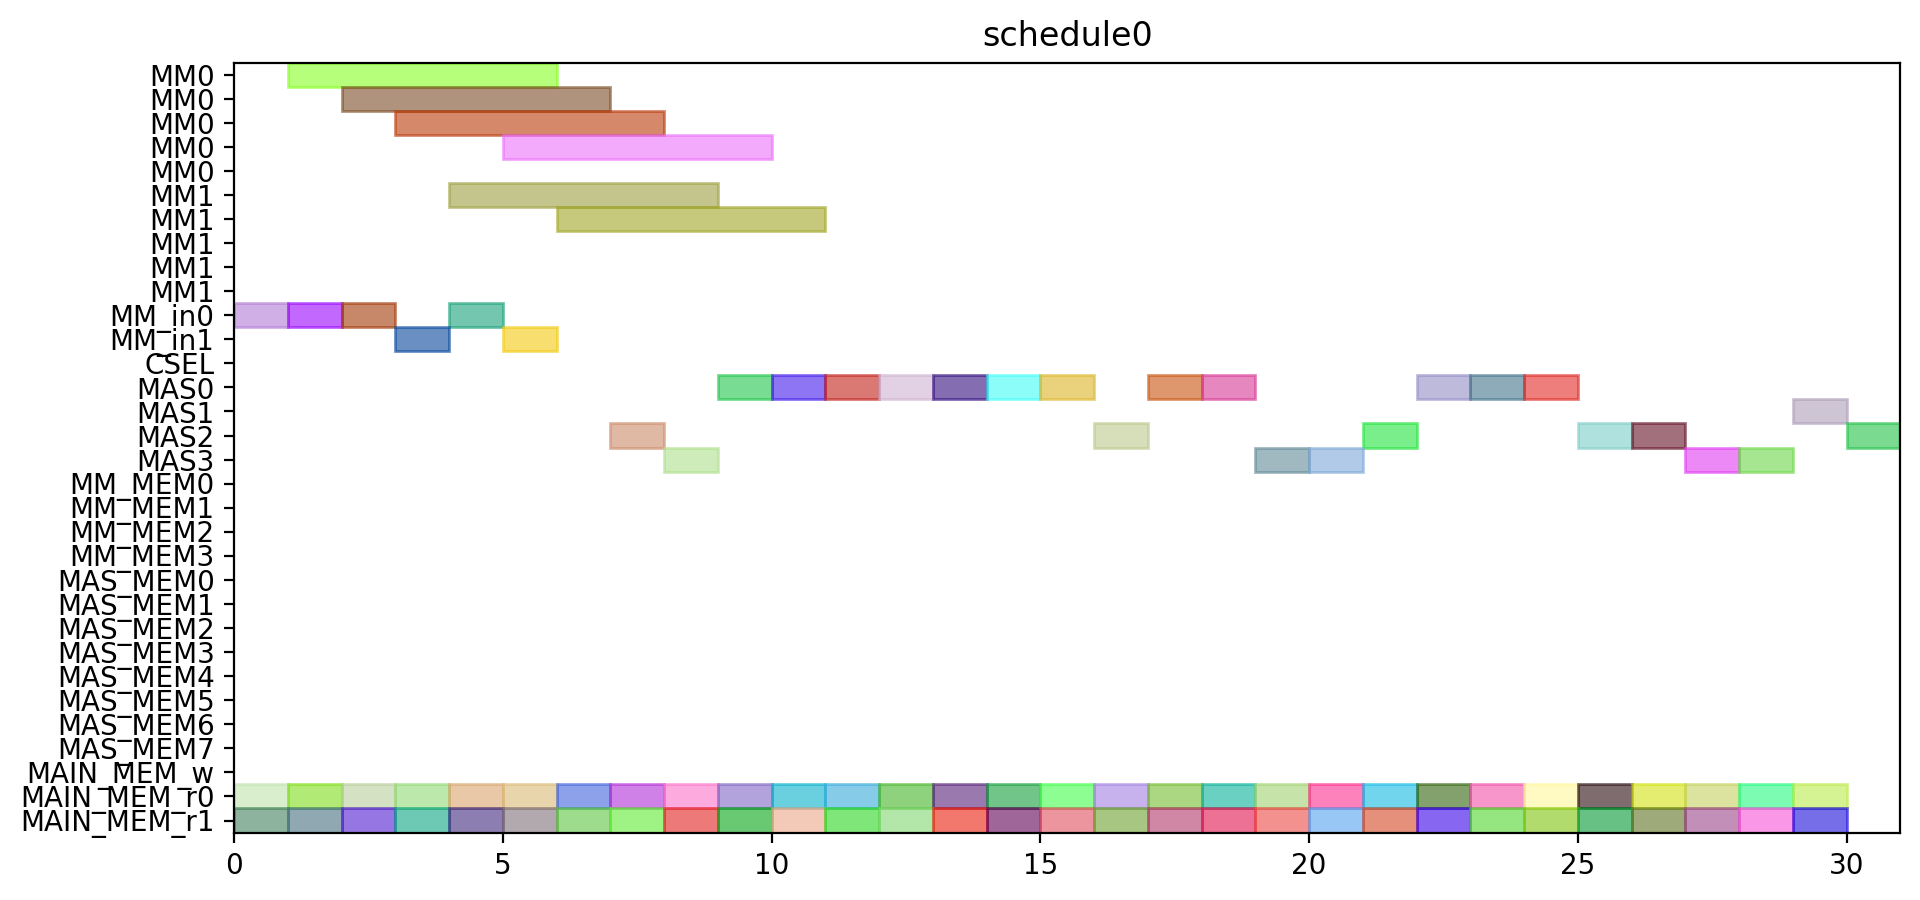

Write Python code to recreate this figure.
from pyschedule import Scenario, solvers, plotters, alt


def solve():
	horizon = 120
	S = Scenario("schedule0", horizon=horizon)

	# resource
	MM = S.Resources('MM', num=2, size=5)
	MM_in = S.Resources('MM_in', num=2)
	CSEL = S.Resource('CSEL')
	MAS = S.Resources('MAS', num=4, size=1, periods=range(1, horizon))
	MM_MEM = S.Resources('MM_MEM', num=4)
	MAS_MEM = S.Resources('MAS_MEM', num=8)
	MAIN_MEM_w = S.Resource('MAIN_MEM_w', size=1)
	MAIN_MEM_r = S.Resources('MAIN_MEM_r', num=2)

	# result of previous scheduling

	# new tasks
	c_t0_a1_0 = S.Task('c_t0_a1_0', length=1, delay_cost=1)
	c_t0_a1_0 += alt(MAS)
	c_t0_a1_0_mem0 = S.Task('c_t0_a1_0_mem0', length=1, delay_cost=1)
	c_t0_a1_0_mem0 += MAIN_MEM_r[0]
	S += c_t0_a1_0_mem0 <= c_t0_a1_0

	c_t0_a1_0_mem1 = S.Task('c_t0_a1_0_mem1', length=1, delay_cost=1)
	c_t0_a1_0_mem1 += MAIN_MEM_r[1]
	S += c_t0_a1_0_mem1 <= c_t0_a1_0

	c_t0_a1_1 = S.Task('c_t0_a1_1', length=1, delay_cost=1)
	c_t0_a1_1 += alt(MAS)
	c_t0_a1_1_mem0 = S.Task('c_t0_a1_1_mem0', length=1, delay_cost=1)
	c_t0_a1_1_mem0 += MAIN_MEM_r[0]
	S += c_t0_a1_1_mem0 <= c_t0_a1_1

	c_t0_a1_1_mem1 = S.Task('c_t0_a1_1_mem1', length=1, delay_cost=1)
	c_t0_a1_1_mem1 += MAIN_MEM_r[1]
	S += c_t0_a1_1_mem1 <= c_t0_a1_1

	c_t0_t10 = S.Task('c_t0_t10', length=1, delay_cost=1)
	c_t0_t10 += alt(MAS)
	c_t0_t10_mem0 = S.Task('c_t0_t10_mem0', length=1, delay_cost=1)
	c_t0_t10_mem0 += MAIN_MEM_r[0]
	S += c_t0_t10_mem0 <= c_t0_t10

	c_t0_t10_mem1 = S.Task('c_t0_t10_mem1', length=1, delay_cost=1)
	c_t0_t10_mem1 += MAIN_MEM_r[1]
	S += c_t0_t10_mem1 <= c_t0_t10

	c_t0_t11 = S.Task('c_t0_t11', length=1, delay_cost=1)
	c_t0_t11 += alt(MAS)
	c_t0_t11_mem0 = S.Task('c_t0_t11_mem0', length=1, delay_cost=1)
	c_t0_t11_mem0 += MAIN_MEM_r[0]
	S += c_t0_t11_mem0 <= c_t0_t11

	c_t0_t11_mem1 = S.Task('c_t0_t11_mem1', length=1, delay_cost=1)
	c_t0_t11_mem1 += MAIN_MEM_r[1]
	S += c_t0_t11_mem1 <= c_t0_t11

	c_t0_t3_t0 = S.Task('c_t0_t3_t0', length=5, delay_cost=1)
	c_t0_t3_t0 += alt(MM)
	c_t0_t3_t0_in = S.Task('c_t0_t3_t0_in', length=1, delay_cost=1)
	c_t0_t3_t0_in += alt(MM_in)
	S += c_t0_t3_t0_in*MM_in[0]<=c_t0_t3_t0*MM[0]
	S += c_t0_t3_t0_in*MM_in[1]<=c_t0_t3_t0*MM[1]
	c_t0_t3_t0_mem0 = S.Task('c_t0_t3_t0_mem0', length=1, delay_cost=1)
	c_t0_t3_t0_mem0 += MAIN_MEM_r[0]
	S += c_t0_t3_t0_mem0 <= c_t0_t3_t0

	c_t0_t3_t0_mem1 = S.Task('c_t0_t3_t0_mem1', length=1, delay_cost=1)
	c_t0_t3_t0_mem1 += MAIN_MEM_r[1]
	S += c_t0_t3_t0_mem1 <= c_t0_t3_t0

	c_t0_t3_t1 = S.Task('c_t0_t3_t1', length=5, delay_cost=1)
	c_t0_t3_t1 += alt(MM)
	c_t0_t3_t1_in = S.Task('c_t0_t3_t1_in', length=1, delay_cost=1)
	c_t0_t3_t1_in += alt(MM_in)
	S += c_t0_t3_t1_in*MM_in[0]<=c_t0_t3_t1*MM[0]
	S += c_t0_t3_t1_in*MM_in[1]<=c_t0_t3_t1*MM[1]
	c_t0_t3_t1_mem0 = S.Task('c_t0_t3_t1_mem0', length=1, delay_cost=1)
	c_t0_t3_t1_mem0 += MAIN_MEM_r[0]
	S += c_t0_t3_t1_mem0 <= c_t0_t3_t1

	c_t0_t3_t1_mem1 = S.Task('c_t0_t3_t1_mem1', length=1, delay_cost=1)
	c_t0_t3_t1_mem1 += MAIN_MEM_r[1]
	S += c_t0_t3_t1_mem1 <= c_t0_t3_t1

	c_t0_t3_t2 = S.Task('c_t0_t3_t2', length=1, delay_cost=1)
	c_t0_t3_t2 += alt(MAS)
	c_t0_t3_t2_mem0 = S.Task('c_t0_t3_t2_mem0', length=1, delay_cost=1)
	c_t0_t3_t2_mem0 += MAIN_MEM_r[0]
	S += c_t0_t3_t2_mem0 <= c_t0_t3_t2

	c_t0_t3_t2_mem1 = S.Task('c_t0_t3_t2_mem1', length=1, delay_cost=1)
	c_t0_t3_t2_mem1 += MAIN_MEM_r[1]
	S += c_t0_t3_t2_mem1 <= c_t0_t3_t2

	c_t0_t3_t3 = S.Task('c_t0_t3_t3', length=1, delay_cost=1)
	c_t0_t3_t3 += alt(MAS)
	c_t0_t3_t3_mem0 = S.Task('c_t0_t3_t3_mem0', length=1, delay_cost=1)
	c_t0_t3_t3_mem0 += MAIN_MEM_r[0]
	S += c_t0_t3_t3_mem0 <= c_t0_t3_t3

	c_t0_t3_t3_mem1 = S.Task('c_t0_t3_t3_mem1', length=1, delay_cost=1)
	c_t0_t3_t3_mem1 += MAIN_MEM_r[1]
	S += c_t0_t3_t3_mem1 <= c_t0_t3_t3

	c_t1_a1_0 = S.Task('c_t1_a1_0', length=1, delay_cost=1)
	c_t1_a1_0 += alt(MAS)
	c_t1_a1_0_mem0 = S.Task('c_t1_a1_0_mem0', length=1, delay_cost=1)
	c_t1_a1_0_mem0 += MAIN_MEM_r[0]
	S += c_t1_a1_0_mem0 <= c_t1_a1_0

	c_t1_a1_0_mem1 = S.Task('c_t1_a1_0_mem1', length=1, delay_cost=1)
	c_t1_a1_0_mem1 += MAIN_MEM_r[1]
	S += c_t1_a1_0_mem1 <= c_t1_a1_0

	c_t1_a1_1 = S.Task('c_t1_a1_1', length=1, delay_cost=1)
	c_t1_a1_1 += alt(MAS)
	c_t1_a1_1_mem0 = S.Task('c_t1_a1_1_mem0', length=1, delay_cost=1)
	c_t1_a1_1_mem0 += MAIN_MEM_r[0]
	S += c_t1_a1_1_mem0 <= c_t1_a1_1

	c_t1_a1_1_mem1 = S.Task('c_t1_a1_1_mem1', length=1, delay_cost=1)
	c_t1_a1_1_mem1 += MAIN_MEM_r[1]
	S += c_t1_a1_1_mem1 <= c_t1_a1_1

	c_t1_t10 = S.Task('c_t1_t10', length=1, delay_cost=1)
	c_t1_t10 += alt(MAS)
	c_t1_t10_mem0 = S.Task('c_t1_t10_mem0', length=1, delay_cost=1)
	c_t1_t10_mem0 += MAIN_MEM_r[0]
	S += c_t1_t10_mem0 <= c_t1_t10

	c_t1_t10_mem1 = S.Task('c_t1_t10_mem1', length=1, delay_cost=1)
	c_t1_t10_mem1 += MAIN_MEM_r[1]
	S += c_t1_t10_mem1 <= c_t1_t10

	c_t1_t11 = S.Task('c_t1_t11', length=1, delay_cost=1)
	c_t1_t11 += alt(MAS)
	c_t1_t11_mem0 = S.Task('c_t1_t11_mem0', length=1, delay_cost=1)
	c_t1_t11_mem0 += MAIN_MEM_r[0]
	S += c_t1_t11_mem0 <= c_t1_t11

	c_t1_t11_mem1 = S.Task('c_t1_t11_mem1', length=1, delay_cost=1)
	c_t1_t11_mem1 += MAIN_MEM_r[1]
	S += c_t1_t11_mem1 <= c_t1_t11

	c_t1_t3_t0 = S.Task('c_t1_t3_t0', length=5, delay_cost=1)
	c_t1_t3_t0 += alt(MM)
	c_t1_t3_t0_in = S.Task('c_t1_t3_t0_in', length=1, delay_cost=1)
	c_t1_t3_t0_in += alt(MM_in)
	S += c_t1_t3_t0_in*MM_in[0]<=c_t1_t3_t0*MM[0]
	S += c_t1_t3_t0_in*MM_in[1]<=c_t1_t3_t0*MM[1]
	c_t1_t3_t0_mem0 = S.Task('c_t1_t3_t0_mem0', length=1, delay_cost=1)
	c_t1_t3_t0_mem0 += MAIN_MEM_r[0]
	S += c_t1_t3_t0_mem0 <= c_t1_t3_t0

	c_t1_t3_t0_mem1 = S.Task('c_t1_t3_t0_mem1', length=1, delay_cost=1)
	c_t1_t3_t0_mem1 += MAIN_MEM_r[1]
	S += c_t1_t3_t0_mem1 <= c_t1_t3_t0

	c_t1_t3_t1 = S.Task('c_t1_t3_t1', length=5, delay_cost=1)
	c_t1_t3_t1 += alt(MM)
	c_t1_t3_t1_in = S.Task('c_t1_t3_t1_in', length=1, delay_cost=1)
	c_t1_t3_t1_in += alt(MM_in)
	S += c_t1_t3_t1_in*MM_in[0]<=c_t1_t3_t1*MM[0]
	S += c_t1_t3_t1_in*MM_in[1]<=c_t1_t3_t1*MM[1]
	c_t1_t3_t1_mem0 = S.Task('c_t1_t3_t1_mem0', length=1, delay_cost=1)
	c_t1_t3_t1_mem0 += MAIN_MEM_r[0]
	S += c_t1_t3_t1_mem0 <= c_t1_t3_t1

	c_t1_t3_t1_mem1 = S.Task('c_t1_t3_t1_mem1', length=1, delay_cost=1)
	c_t1_t3_t1_mem1 += MAIN_MEM_r[1]
	S += c_t1_t3_t1_mem1 <= c_t1_t3_t1

	c_t1_t3_t2 = S.Task('c_t1_t3_t2', length=1, delay_cost=1)
	c_t1_t3_t2 += alt(MAS)
	c_t1_t3_t2_mem0 = S.Task('c_t1_t3_t2_mem0', length=1, delay_cost=1)
	c_t1_t3_t2_mem0 += MAIN_MEM_r[0]
	S += c_t1_t3_t2_mem0 <= c_t1_t3_t2

	c_t1_t3_t2_mem1 = S.Task('c_t1_t3_t2_mem1', length=1, delay_cost=1)
	c_t1_t3_t2_mem1 += MAIN_MEM_r[1]
	S += c_t1_t3_t2_mem1 <= c_t1_t3_t2

	c_t1_t3_t3 = S.Task('c_t1_t3_t3', length=1, delay_cost=1)
	c_t1_t3_t3 += alt(MAS)
	c_t1_t3_t3_mem0 = S.Task('c_t1_t3_t3_mem0', length=1, delay_cost=1)
	c_t1_t3_t3_mem0 += MAIN_MEM_r[0]
	S += c_t1_t3_t3_mem0 <= c_t1_t3_t3

	c_t1_t3_t3_mem1 = S.Task('c_t1_t3_t3_mem1', length=1, delay_cost=1)
	c_t1_t3_t3_mem1 += MAIN_MEM_r[1]
	S += c_t1_t3_t3_mem1 <= c_t1_t3_t3

	c_t2_a1_0 = S.Task('c_t2_a1_0', length=1, delay_cost=1)
	c_t2_a1_0 += alt(MAS)
	c_t2_a1_0_mem0 = S.Task('c_t2_a1_0_mem0', length=1, delay_cost=1)
	c_t2_a1_0_mem0 += MAIN_MEM_r[0]
	S += c_t2_a1_0_mem0 <= c_t2_a1_0

	c_t2_a1_0_mem1 = S.Task('c_t2_a1_0_mem1', length=1, delay_cost=1)
	c_t2_a1_0_mem1 += MAIN_MEM_r[1]
	S += c_t2_a1_0_mem1 <= c_t2_a1_0

	c_t2_a1_1 = S.Task('c_t2_a1_1', length=1, delay_cost=1)
	c_t2_a1_1 += alt(MAS)
	c_t2_a1_1_mem0 = S.Task('c_t2_a1_1_mem0', length=1, delay_cost=1)
	c_t2_a1_1_mem0 += MAIN_MEM_r[0]
	S += c_t2_a1_1_mem0 <= c_t2_a1_1

	c_t2_a1_1_mem1 = S.Task('c_t2_a1_1_mem1', length=1, delay_cost=1)
	c_t2_a1_1_mem1 += MAIN_MEM_r[1]
	S += c_t2_a1_1_mem1 <= c_t2_a1_1

	c_t2_t10 = S.Task('c_t2_t10', length=1, delay_cost=1)
	c_t2_t10 += alt(MAS)
	c_t2_t10_mem0 = S.Task('c_t2_t10_mem0', length=1, delay_cost=1)
	c_t2_t10_mem0 += MAIN_MEM_r[0]
	S += c_t2_t10_mem0 <= c_t2_t10

	c_t2_t10_mem1 = S.Task('c_t2_t10_mem1', length=1, delay_cost=1)
	c_t2_t10_mem1 += MAIN_MEM_r[1]
	S += c_t2_t10_mem1 <= c_t2_t10

	c_t2_t11 = S.Task('c_t2_t11', length=1, delay_cost=1)
	c_t2_t11 += alt(MAS)
	c_t2_t11_mem0 = S.Task('c_t2_t11_mem0', length=1, delay_cost=1)
	c_t2_t11_mem0 += MAIN_MEM_r[0]
	S += c_t2_t11_mem0 <= c_t2_t11

	c_t2_t11_mem1 = S.Task('c_t2_t11_mem1', length=1, delay_cost=1)
	c_t2_t11_mem1 += MAIN_MEM_r[1]
	S += c_t2_t11_mem1 <= c_t2_t11

	c_t2_t3_t0 = S.Task('c_t2_t3_t0', length=5, delay_cost=1)
	c_t2_t3_t0 += alt(MM)
	c_t2_t3_t0_in = S.Task('c_t2_t3_t0_in', length=1, delay_cost=1)
	c_t2_t3_t0_in += alt(MM_in)
	S += c_t2_t3_t0_in*MM_in[0]<=c_t2_t3_t0*MM[0]
	S += c_t2_t3_t0_in*MM_in[1]<=c_t2_t3_t0*MM[1]
	c_t2_t3_t0_mem0 = S.Task('c_t2_t3_t0_mem0', length=1, delay_cost=1)
	c_t2_t3_t0_mem0 += MAIN_MEM_r[0]
	S += c_t2_t3_t0_mem0 <= c_t2_t3_t0

	c_t2_t3_t0_mem1 = S.Task('c_t2_t3_t0_mem1', length=1, delay_cost=1)
	c_t2_t3_t0_mem1 += MAIN_MEM_r[1]
	S += c_t2_t3_t0_mem1 <= c_t2_t3_t0

	c_t2_t3_t1 = S.Task('c_t2_t3_t1', length=5, delay_cost=1)
	c_t2_t3_t1 += alt(MM)
	c_t2_t3_t1_in = S.Task('c_t2_t3_t1_in', length=1, delay_cost=1)
	c_t2_t3_t1_in += alt(MM_in)
	S += c_t2_t3_t1_in*MM_in[0]<=c_t2_t3_t1*MM[0]
	S += c_t2_t3_t1_in*MM_in[1]<=c_t2_t3_t1*MM[1]
	c_t2_t3_t1_mem0 = S.Task('c_t2_t3_t1_mem0', length=1, delay_cost=1)
	c_t2_t3_t1_mem0 += MAIN_MEM_r[0]
	S += c_t2_t3_t1_mem0 <= c_t2_t3_t1

	c_t2_t3_t1_mem1 = S.Task('c_t2_t3_t1_mem1', length=1, delay_cost=1)
	c_t2_t3_t1_mem1 += MAIN_MEM_r[1]
	S += c_t2_t3_t1_mem1 <= c_t2_t3_t1

	c_t2_t3_t2 = S.Task('c_t2_t3_t2', length=1, delay_cost=1)
	c_t2_t3_t2 += alt(MAS)
	c_t2_t3_t2_mem0 = S.Task('c_t2_t3_t2_mem0', length=1, delay_cost=1)
	c_t2_t3_t2_mem0 += MAIN_MEM_r[0]
	S += c_t2_t3_t2_mem0 <= c_t2_t3_t2

	c_t2_t3_t2_mem1 = S.Task('c_t2_t3_t2_mem1', length=1, delay_cost=1)
	c_t2_t3_t2_mem1 += MAIN_MEM_r[1]
	S += c_t2_t3_t2_mem1 <= c_t2_t3_t2

	c_t2_t3_t3 = S.Task('c_t2_t3_t3', length=1, delay_cost=1)
	c_t2_t3_t3 += alt(MAS)
	c_t2_t3_t3_mem0 = S.Task('c_t2_t3_t3_mem0', length=1, delay_cost=1)
	c_t2_t3_t3_mem0 += MAIN_MEM_r[0]
	S += c_t2_t3_t3_mem0 <= c_t2_t3_t3

	c_t2_t3_t3_mem1 = S.Task('c_t2_t3_t3_mem1', length=1, delay_cost=1)
	c_t2_t3_t3_mem1 += MAIN_MEM_r[1]
	S += c_t2_t3_t3_mem1 <= c_t2_t3_t3

	c_t3000 = S.Task('c_t3000', length=1, delay_cost=1)
	c_t3000 += alt(MAS)
	c_t3000_mem0 = S.Task('c_t3000_mem0', length=1, delay_cost=1)
	c_t3000_mem0 += MAIN_MEM_r[0]
	S += c_t3000_mem0 <= c_t3000

	c_t3000_mem1 = S.Task('c_t3000_mem1', length=1, delay_cost=1)
	c_t3000_mem1 += MAIN_MEM_r[1]
	S += c_t3000_mem1 <= c_t3000

	c_t3001 = S.Task('c_t3001', length=1, delay_cost=1)
	c_t3001 += alt(MAS)
	c_t3001_mem0 = S.Task('c_t3001_mem0', length=1, delay_cost=1)
	c_t3001_mem0 += MAIN_MEM_r[0]
	S += c_t3001_mem0 <= c_t3001

	c_t3001_mem1 = S.Task('c_t3001_mem1', length=1, delay_cost=1)
	c_t3001_mem1 += MAIN_MEM_r[1]
	S += c_t3001_mem1 <= c_t3001

	c_t3010 = S.Task('c_t3010', length=1, delay_cost=1)
	c_t3010 += alt(MAS)
	c_t3010_mem0 = S.Task('c_t3010_mem0', length=1, delay_cost=1)
	c_t3010_mem0 += MAIN_MEM_r[0]
	S += c_t3010_mem0 <= c_t3010

	c_t3010_mem1 = S.Task('c_t3010_mem1', length=1, delay_cost=1)
	c_t3010_mem1 += MAIN_MEM_r[1]
	S += c_t3010_mem1 <= c_t3010

	c_t3011 = S.Task('c_t3011', length=1, delay_cost=1)
	c_t3011 += alt(MAS)
	c_t3011_mem0 = S.Task('c_t3011_mem0', length=1, delay_cost=1)
	c_t3011_mem0 += MAIN_MEM_r[0]
	S += c_t3011_mem0 <= c_t3011

	c_t3011_mem1 = S.Task('c_t3011_mem1', length=1, delay_cost=1)
	c_t3011_mem1 += MAIN_MEM_r[1]
	S += c_t3011_mem1 <= c_t3011

	c_t4000 = S.Task('c_t4000', length=1, delay_cost=1)
	c_t4000 += alt(MAS)
	c_t4000_mem0 = S.Task('c_t4000_mem0', length=1, delay_cost=1)
	c_t4000_mem0 += MAIN_MEM_r[0]
	S += c_t4000_mem0 <= c_t4000

	c_t4000_mem1 = S.Task('c_t4000_mem1', length=1, delay_cost=1)
	c_t4000_mem1 += MAIN_MEM_r[1]
	S += c_t4000_mem1 <= c_t4000

	c_t4001 = S.Task('c_t4001', length=1, delay_cost=1)
	c_t4001 += alt(MAS)
	c_t4001_mem0 = S.Task('c_t4001_mem0', length=1, delay_cost=1)
	c_t4001_mem0 += MAIN_MEM_r[0]
	S += c_t4001_mem0 <= c_t4001

	c_t4001_mem1 = S.Task('c_t4001_mem1', length=1, delay_cost=1)
	c_t4001_mem1 += MAIN_MEM_r[1]
	S += c_t4001_mem1 <= c_t4001

	solvers.mip.solve(S,msg=1,kind='CPLEX',ratio_gap=1.01)

	solution = [['hoge']*len(S.solution()[1]) for i in range(len(S.solution()))]
	for i in range(len(S.solution())):
		for j in range(len(S.solution()[i])):
			solution[i][j]=str(S.solution()[i][j])
	print(solution)

	cycles = int(solution[-1][3])

	pic_file_name = "/home/mfukuda/ABE/multiRAM_multiMAS_16mux/scheduling_result/stage5MM2_stage1MAS4/SQR/schedule0.png"
	if(S.solution() != []):
		plotters.matplotlib.plot(S,img_filename=pic_file_name, show_task_labels=False, fig_size=(cycles*0.25+3, 5))

	return solution
